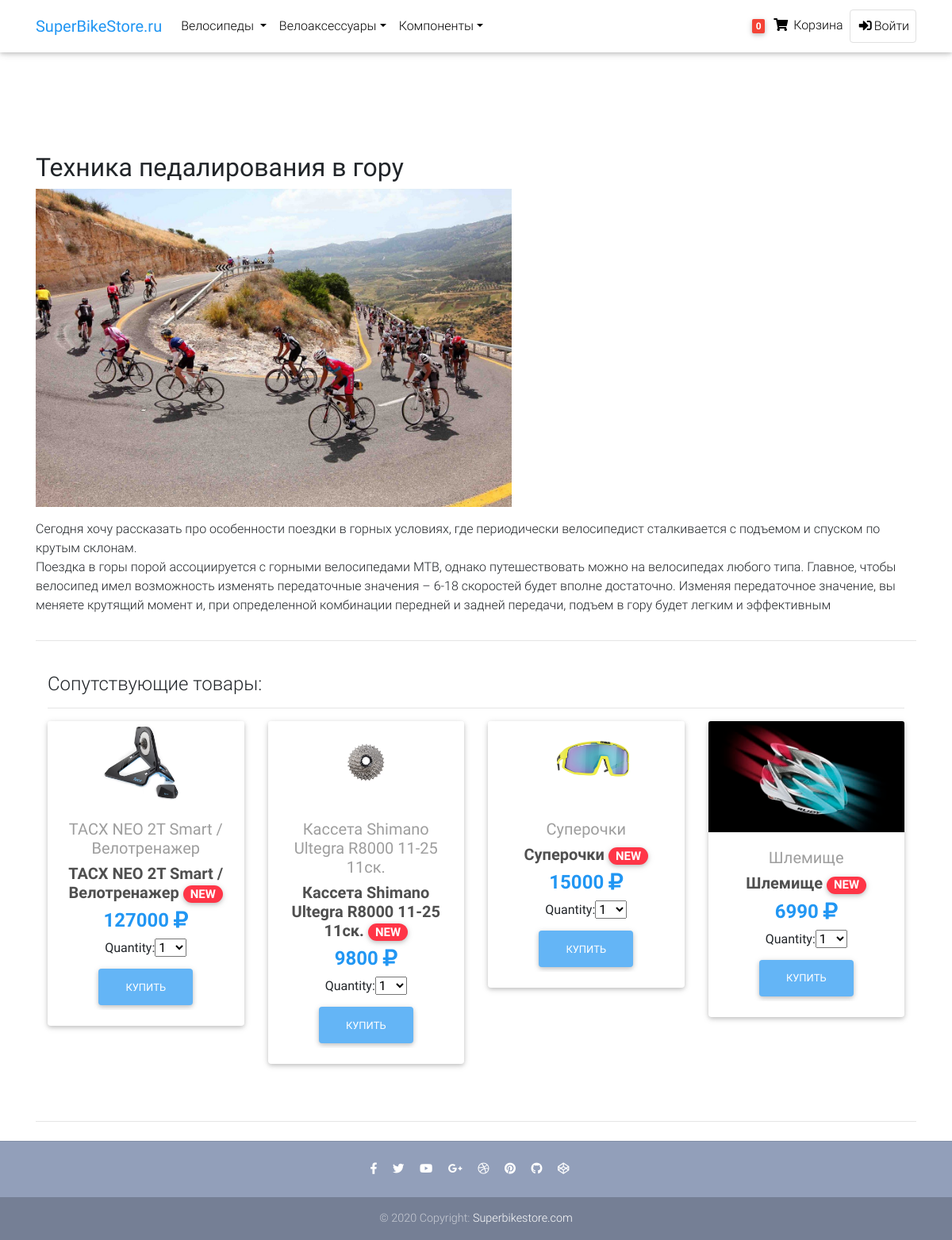
The page /articles/tehnika-pedalirovaniya-v-goru/ on the database its author committed.
### shop/models.py (models this page shows, shortened)
class Article(models.Model):
    slug = models.SlugField(max_length=200, db_index=True)
    header = models.CharField(max_length=100, null=False, blank=False)
    text = models.TextField(max_length=2500, null=True, blank=True)
    category = models.ForeignKey(Category, related_name='article', on_delete=models.DO_NOTHING)
    image = models.ImageField(upload_to='media/articles/', blank=True)
    related_product = models.ManyToManyField(Product, related_name='products')
    class Meta:
        index_together = (('id', 'slug'),)
        verbose_name = 'Статья'
        verbose_name_plural = 'Статьи'

class Product(models.Model):
    category = models.ForeignKey(Category, related_name='products', on_delete=models.CASCADE)
    name = models.CharField(max_length=200, db_index=True)
    slug = models.SlugField(max_length=200, db_index=True)
    image = models.ImageField(upload_to='media/products', blank=True)
    description = models.TextField(blank=True)
    price = models.DecimalField(max_digits=10, decimal_places=0)
    available = models.BooleanField(default=True)
    created = models.DateTimeField(auto_now_add=True)
    updated = models.DateTimeField(auto_now=True)
    class Meta:
        ordering = ('name',)
        index_together = (('id', 'slug'),)
        verbose_name = 'Товар'
        verbose_name_plural = 'Товары'
    def __str__(self):
        return self.name
    def get_absolute_url(self):
        return reverse('shop:product_detail',
                       args=[
                           self.id,
                           self.slug])

### shop/views.py (the view)
# urls.py: path('<slug:category_slug>/<slug:article_slug>/', views.article_detail, name='article_detail'),
def article_detail(request, category_slug, article_slug):
    cart_product_form = CartAddProductForm()
    article = get_object_or_404(
        Article.objects.prefetch_related(
            'related_product', 'related_product__category'
        ),
        slug=article_slug
    )
    return render(request,
                  'shop/articles/article_detail.html',
                  {'article': article,
                    'cart_product_form': cart_product_form
                   })

### cart/forms.py
class CartAddProductForm(forms.Form):
    quantity = forms.TypedChoiceField(
        choices=PRODUCT_QUANTITY_CHOICES,
        coerce=int
    )
    override = forms.BooleanField(
        required=False,
        initial=False,
        widget=forms.HiddenInput
    )

### cart/cart.py (called while the page is built)
    def __len__(self):
        return sum(item['quantity'] for item in self.cart.values())

### cart/context_processors.py (called while the page is built)
def cart(request):
    return {'cart': Cart(request)}

def category(request):
    return {"parents": Category.objects.filter(parent_category=None)}

### shop/templatetags/price_format.py (called while the page is built)
@register.filter()
def price_format(string):
    locale.setlocale(locale.LC_ALL, '')
    return locale.format_string('%d', string, grouping=True)

### shop/templates/shop/articles/article_detail.html (shortened to what this page needs)
{% extends 'shop/base2.html' %}
{% load static %}
{% load price_format %}
{% block content %}
    <div class="container mt-5 pt-5">
    <div class="row mt-5 pt-5">
      <div class="col-md-12">
        <h2><strong>{{ article.header }}</strong></h2>
        <img src="{{ article.image.url }}" width="600">
        <p>{{ article.text | linebreaks }}</p>
      </div>
    </div>
    <hr>
    <br>
 <div class="container mb-5">
     <div>
         <h4>Сопутствующие товары:</h4>
        <hr>
     </div>
        <div class="row">
                {% for product in article.related_product.all %}
            <div class="col-lg-3 col-md-6 mb-4">
            <div class="card">
              <div class="view overlay">
                <img src="{{ product.image.url }}" class="card-img-top"
                  alt="">
              </div>
              <div class="card-body text-center">
                <a href="{{product.category.slug}}" class="grey-text">
                    <h5>{{ product }}</h5>
                </a>
                <h5>
                  <strong>
                    <a href="{{ product.get_absolute_url }}" class="dark-grey-text">{{ product.name }}
                      <span class="badge badge-pill danger-color">NEW</span>
                    </a>
                  </strong>
                </h5>
                <h4 class="font-weight-bold blue-text">
                  <strong> {{ product.price | price_format }} </strong> <i class="fas fa-ruble-sign"></i>
                </h4>
                  <form action="{% url 'cart:cart_add' product.id %}" method="post">
            {{ cart_product_form }}
          <input type="submit" class="btn btn-blue blue lighten-2 rounded" value="Купить">
                </form>
              </div>
            </div>
          </div>
            {% endfor %}
        </div>
    </div>
    <hr>
  </div>
{% endblock %}

### shop/templates/shop/base2.html (shortened to what this page needs)
{% load static %}
{% load i18n %}
<!DOCTYPE html>
<html lang="en">
<head>
  <link rel="stylesheet" href="https://use.fontawesome.com/releases/v5.11.2/css/all.css">
  <link href="{% static 'css/bootstrap.min.css' %}" rel="stylesheet">
  <link href="{% static 'css/mdb.min.css'%}" rel="stylesheet">
  <link href="{% static 'css/style.min.css'%}" rel="stylesheet">
</head>
<body class="" data-gr-c-s-loaded="true">
  <nav class="navbar fixed-top navbar-expand-lg navbar-light white scrolling-navbar">
    <div class="container">
      <a class="navbar-brand waves-effect" href="{% url 'shop:main_page' %}">
        <strong class="blue-text">SuperBikeStore.ru</strong>
      </a>
      <div class="collapse navbar-collapse" id="navbarSupportedContent">
        <ul class="navbar-nav mr-auto">
      <li class="nav-item dropdown">
        <a class="nav-link dropdown-toggle" href="{% url 'shop:product_list_by_category' 'velosipedy' %}" id="dropdown01"
           data-toggle="dropdown" aria-haspopup="true" aria-expanded="false"> Велосипеды </a>
      </li>
      <li class="nav-item dropdown">
        <a class="nav-link dropdown-toggle" href="{% url 'shop:product_list_by_category' 'veloaksessuary' %}" id="dropdown01"
           data-toggle="dropdown" aria-haspopup="true" aria-expanded="false">
          Велоаксессуары</a>
      </li>
        <li class="nav-item dropdown">
        <a class="nav-link dropdown-toggle" href="{% url 'shop:product_list_by_category' 'komponenty' %}" id="dropdown01"
           data-toggle="dropdown" aria-haspopup="true" aria-expanded="false">
          Компоненты</a>
      </li>
    </ul>
      {% if request.user.is_authenticated %}
        <ul class="navbar-nav nav-flex-icons">
         <li class="nav-item">
            <a href="{% url 'cart:cart_detail' %}" class="nav-link waves-effect">
            {% with total_items=cart|length  %}
                {% if total_items > 0 %}
              <span class="badge red z-depth-1 mr-1"> {{ total_items }} </span>
                {% else %}
                <span class="badge red z-depth-1 mr-1"> 0 </span>
                {% endif %}
            {% endwith %}
              <i class="fas fa-shopping-cart"></i>
              <span class="clearfix d-none d-sm-inline-block"> Корзина </span>
            </a>
          </li>
          <li class="nav-item">
            <span href="" class="nav-link waves-effect">
              <i class="far fa-user"></i>
              <span class="clearfix d-none d-sm-inline-block"> Привет {{ request.user.first_name }} </span>
            </span>
          </li>
          <li class="nav-item">
            <a href="{% url 'users:logout' %}" class="nav-link border border-light rounded waves-effect">
              <i class="fas fa-sign-in-alt"></i>Выйти
            </a>
          </li>
        </ul>
            {% else %}
        <ul class="navbar-nav nav-flex-icons">
          <li class="nav-item">
            <a href="{% url 'cart:cart_detail' %}" class="nav-link waves-effect">
            {% with total_items=cart|length  %}
                {% if total_items > 0 %}
              <span class="badge red z-depth-1 mr-1"> {{ total_items }} </span>
                {% else %}
                <span class="badge red z-depth-1 mr-1"> 0 </span>
                {% endif %}
            {% endwith %}
              <i class="fas fa-shopping-cart"></i>
              <span class="clearfix d-none d-sm-inline-block"> Корзина </span>
            </a>
          </li>
          <li class="nav-item">
            <a href="{% url 'users:login' %}" class="nav-link border border-light rounded waves-effect">
              <i class="fas fa-sign-in-alt"></i>Войти
            </a>
          </li>
        </ul>
        {% endif %}
      </div>
    </div>
  </nav>
    {% block content %}
    {% endblock content %}
  <footer class="page-footer text-center font-small mt-4 wow fadeIn">
    <hr class="my-4">
    <div class="pb-4">
      <a href="">
        <i class="fab fa-facebook-f mr-3"></i>
      </a>
      <a href="">
        <i class="fab fa-twitter mr-3"></i>
      </a>
      <a href="">
        <i class="fab fa-youtube mr-3"></i>
      </a>
      <a href="">
        <i class="fab fa-google-plus-g mr-3"></i>
      </a>
      <a href="">
        <i class="fab fa-dribbble mr-3"></i>
      </a>
      <a href="">
        <i class="fab fa-pinterest mr-3"></i>
      </a>
      <a href="">
        <i class="fab fa-github mr-3"></i>
      </a>
      <a href="">
        <i class="fab fa-codepen mr-3"></i>
      </a>
    </div>
    <div class="footer-copyright py-3">
      © 2020 Copyright:
      <a href="{% url 'shop:main_page' %}"> Superbikestore.com </a>
    </div>
  </footer>
</body>
</html>

### shop/templates/shop/base2.html (style rules this page uses)
html, body, header, .carousel { height: 60vh; }

### rows shown on the page
Article: header "Техника педалирования в гору", image (picture), text "Сегодня хочу рассказать про особенности поездки в горных условиях, где периодически велосипедист сталкивается с подъемом и спуском по крутым склонам. Поездка в горы порой ассоциируется с горными велосипедами MTB, однако путешествовать можно на велосипедах любого типа. Главное, чтобы велосипед имел возможность изменять передаточные значения – 6-18 скоростей будет вполне достаточно. Изменяя передаточное значение, вы меняете крутящий момент и, при определенной комбинации передней и задней передачи, подъем в гору будет легким и эффективным"
Product: image (picture), name "TACX NEO 2T Smart / Велотренажер", price "127000"
Product: image (picture), name "Кассета Shimano Ultegra R8000 11-25 11ск.", price "9800"
Product: image (picture), name "Суперочки", price "15000"
Product: image (picture), name "Шлемище", price "6990"
